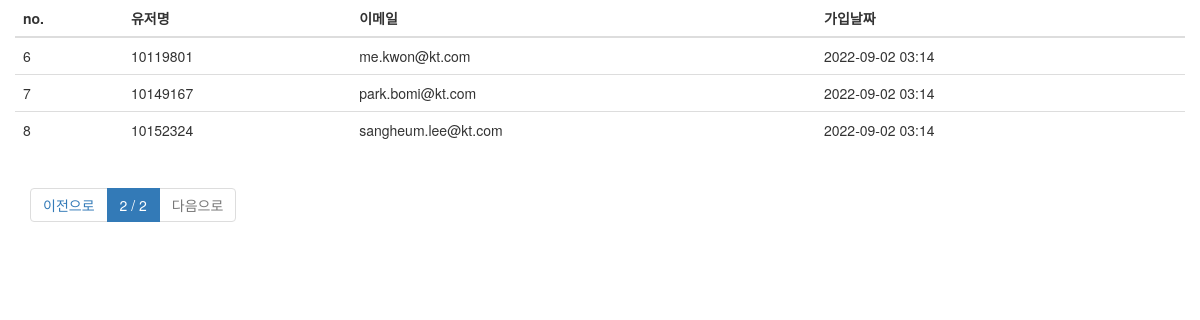
The app's page /users/?page=2 (signed in) with its own data.
### user/models.py (models this page shows, shortened)
class User(AbstractUser):
    register_date = models.DateTimeField(auto_now_add=True, verbose_name="등록날짜")
    class Meta:
        verbose_name = "사용자"
        verbose_name_plural = "사용자"

### user/views.py (the view)
# urls.py: path("users/", user_list_view, name="user_list"),
def user_list_view(request):
    if request.user.is_authenticated:
        user_objs = get_user_model().objects.all()
        user_paginator = Paginator(user_objs, 5)
        user_page = request.GET.get('page')
        users = user_paginator.get_page(user_page)
        return render(request, "users.html", {"users": users})
    else:
        return HttpResponseRedirect('/login')

### templates/users.html (shortened to what this page needs)
{% extends 'base.html' %}
  {% block body %}
    <div class="container">
      <div class="row mt-5">
        <div class="col-12">
          <table class="table table-light">
            <thead class="thead-light">
              <tr>
                <th scope="col">no.</th>
                <th scope="col">유저명</th>
                <th scope="col">이메일</th>
                <th scope="col">가입날짜</th>
              </tr>
            </thead>
            <tbody class="text-dark">
              {% for user in users %}
              <tr>
                <td scope="row">{{ user.id }}</td>
                <td>{{ user.username }}</td>
                <td>{{ user.email }}</td>
                <td>{{ user.register_date|date:'Y-m-d H:i' }}</td>
              </tr>
              {% endfor %}
            </tbody>
          </table>
        </div>
      </div>
      <nav>
        <ul class="pagination justify-content-center">
          {% if users.has_previous %}
          <li class="page-item">
            <a class="page-link" href="?page={{ users.previous_page_number }}">이전으로</a>
          </li>
          {% else %}
          <li class="page-item disabled">
            <a class="page-link" href="#">이전으로</a>
          </li>
          {% endif %}
          <li class="page-item active">
            <a class="page-link" href="#">{{ users.number }} / {{ users.paginator.num_pages }}</a>
          </li>
          {% if users.has_next %}
          <li class="page-item">
            <a class="page-link" href="?page={{ users.next_page_number }}">다음으로</a>
          {% else %}
          <li class="page-item disabled">
            <a class="page-link disabled" href="#">다음으로</a>
          {% endif %}
          </li>
        </ul>
      </nav>
    </div>
  {% endblock %}

### records on screen
User: id "6", username "10119801", email "me.kwon@kt.com", register_date "2022-09-02 03:14"
User: id "7", username "10149167", email "park.bomi@kt.com", register_date "2022-09-02 03:14"
User: id "8", username "10152324", email "sangheum.lee@kt.com", register_date "2022-09-02 03:14"

### other values on screen
{{ users.number }} "2"
{{ users.paginator.num_pages }} "2"
